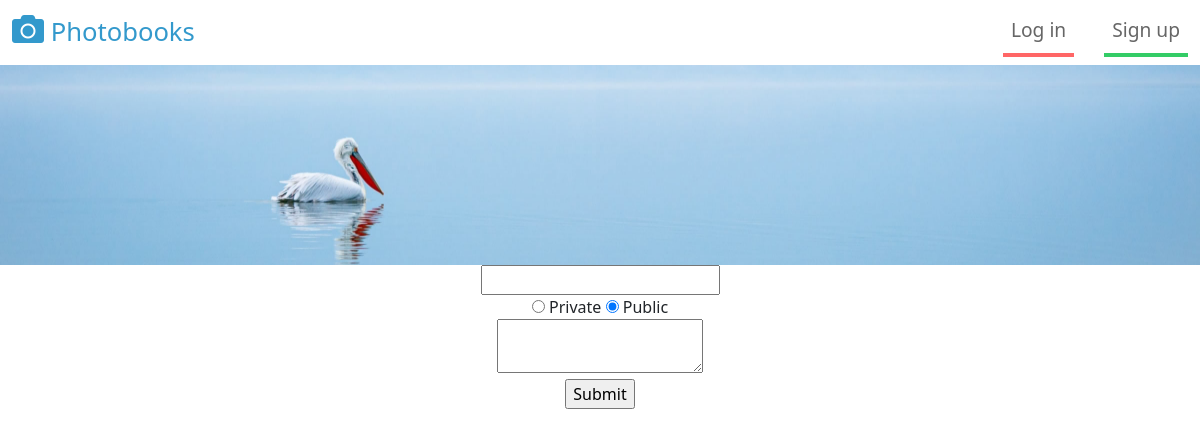
Before: /edit/2 with the older database file.
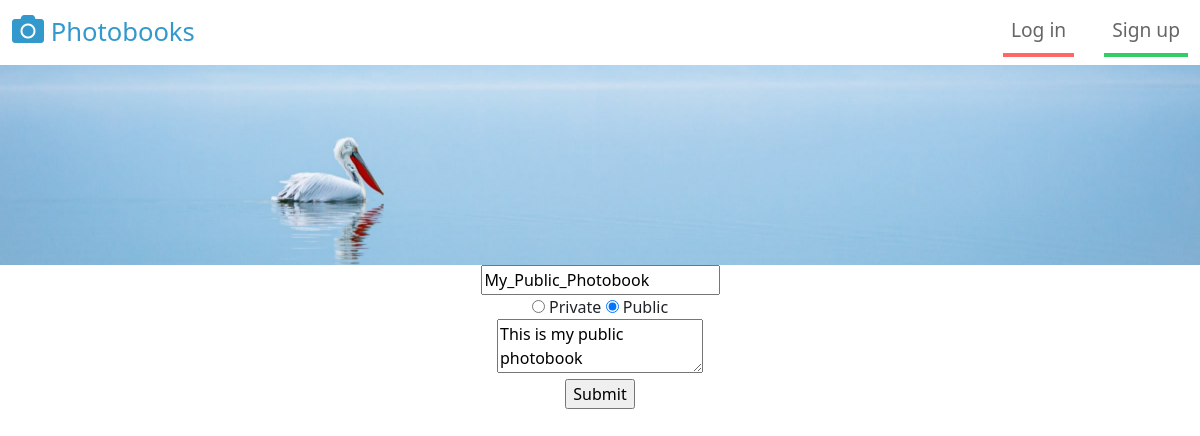
After: the same page with the newer database file.
### db.py (models this page shows, shortened)
class Photobook(db.Model):
    photobookId = db.Column(db.Integer, primary_key=True, autoincrement=True)
    photobookName = db.Column(db.String(20), nullable=False)
    description = db.Column(db.String(100), nullable=True)
    ownerId = db.Column(db.Integer, nullable=False)
    isPrivate = db.Column(db.Boolean, default=False)
    dateCreated = db.Column(db.Date, default=datetime.datetime.utcnow())
    isDeleted = db.Column(db.Boolean, default=False)

### app.py (the view)
@app.route('/edit/<int:id>', methods=['POST', 'GET'])
def edit(id):
    photobook = Photobook.query.filter_by(photobookId=id).first()
    if request.method == 'POST':
        name = request.form['book_name']
        isPrivate = request.form['isPrivate']
        desc = request.form['desc']
        photobook.photobookName = name
        photobook.isPrivate = isPrivate == 'private'
        photobook.description = desc
        db.session.commit()
        flash('photobook Updated successfully!')
        return redirect(url_for('index'))
    else:
        return render_template('edit.html', photobook=photobook)

### templates/edit.html (shortened to what this page needs)
{% extends 'template.html' %}
{% block body %}
<div style="text-align: center;">
    <form class="subform" method=POST id="submitform" enctype=multipart/form-data>
        <input type="text" name="book_name" value="{{ photobook.photobookName }}" required> <br>
        <input type="radio" class="radioButton" id="private" value="private" name="isPrivate"{% if photobook.isPrivate %} checked {% endif %}>
        <label for="private">Private</label>
        <input type="radio" class="radioButton" id="public" value="public" name="isPrivate" {% if not photobook.isPrivate %} checked {% endif %}>
        <label for="public">Public</label><br>
        <textarea name="desc" form="submitform" maxlength="100">{{ photobook.description }}</textarea> <br>
        <input type="submit">
    </form>
</div>
{% endblock %}

Changed rows visible on the page:
added Photobook: book_name "My_Public_Photobook", isPrivate "☐ Private", isPrivate "☑ Public", desc "This is my public photobook"
Other visible differences:
form field isPrivate: "☐ Private" → (not shown)
form field isPrivate: "☑ Public" → (not shown)
